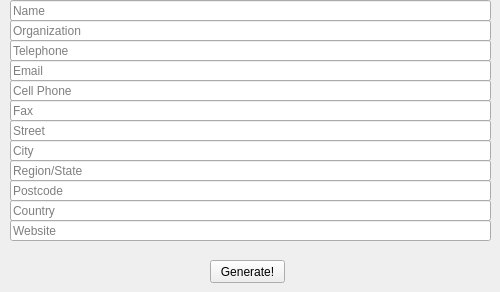
    <widget class="QWidget" name="tab_5">
     <attribute name="title">
      <string>Contact Details</string>
     </attribute>
     <widget class="QPushButton" name="generate_5">
      <property name="geometry">
       <rect>
        <x>210</x>
        <y>260</y>
        <width>75</width>
        <height>23</height>
       </rect>
      </property>
      <property name="text">
       <string>Generate!</string>
      </property>
     </widget>
     <widget class="QLineEdit" name="name">
      <property name="geometry">
       <rect>
        <x>10</x>
        <y>0</y>
        <width>481</width>
        <height>21</height>
       </rect>
      </property>
      <property name="placeholderText">
       <string>Name</string>
      </property>
     </widget>
     <widget class="QLineEdit" name="org">
      <property name="geometry">
       <rect>
        <x>10</x>
        <y>20</y>
        <width>481</width>
        <height>21</height>
       </rect>
      </property>
      <property name="placeholderText">
       <string>Organization</string>
      </property>
     </widget>
     <widget class="QLineEdit" name="tel">
      <property name="geometry">
       <rect>
        <x>10</x>
        <y>40</y>
        <width>481</width>
        <height>21</height>
       </rect>
      </property>
      <property name="placeholderText">
       <string>Telephone</string>
      </property>
     </widget>
     <widget class="QLineEdit" name="email">
      <property name="geometry">
       <rect>
        <x>10</x>
        <y>60</y>
        <width>481</width>
        <height>21</height>
       </rect>
      </property>
      <property name="placeholderText">
       <string>Email</string>
      </property>
     </widget>
     <widget class="QLineEdit" name="cell">
      <property name="geometry">
       <rect>
        <x>10</x>
        <y>80</y>
        <width>481</width>
        <height>21</height>
       </rect>
      </property>
      <property name="placeholderText">
       <string>Cell Phone</string>
      </property>
     </widget>
     <widget class="QLineEdit" name="fax">
      <property name="geometry">
       <rect>
        <x>10</x>
        <y>100</y>
        <width>481</width>
        <height>21</height>
       </rect>
      </property>
      <property name="placeholderText">
       <string>Fax</string>
      </property>
     </widget>
     <widget class="QLineEdit" name="street">
      <property name="geometry">
       <rect>
        <x>10</x>
        <y>120</y>
        <width>481</width>
        <height>21</height>
       </rect>
      </property>
      <property name="placeholderText">
       <string>Street</string>
      </property>
     </widget>
     <widget class="QLineEdit" name="city">
      <property name="geometry">
       <rect>
        <x>10</x>
        <y>140</y>
        <width>481</width>
        <height>21</height>
       </rect>
      </property>
      <property name="placeholderText">
       <string>City</string>
      </property>
     </widget>
     <widget class="QLineEdit" name="region">
      <property name="geometry">
       <rect>
        <x>10</x>
        <y>160</y>
        <width>481</width>
        <height>21</height>
       </rect>
      </property>
      <property name="placeholderText">
       <string>Region/State</string>
      </property>
     </widget>
     <widget class="QLineEdit" name="postcode">
      <property name="geometry">
       <rect>
        <x>10</x>
        <y>180</y>
        <width>481</width>
        <height>21</height>
       </rect>
      </property>
      <property name="placeholderText">
       <string>Postcode</string>
      </property>
     </widget>
     <widget class="QLineEdit" name="country">
      <property name="geometry">
       <rect>
        <x>10</x>
        <y>200</y>
        <width>481</width>
        <height>21</height>
       </rect>
      </property>
      <property name="placeholderText">
       <string>Country</string>
      </property>
     </widget>
     <widget class="QLineEdit" name="url">
      <property name="geometry">
       <rect>
        <x>10</x>
        <y>220</y>
        <width>481</width>
        <height>21</height>
       </rect>
      </property>
      <property name="placeholderText">
       <string>Website</string>
      </property>
     </widget>
    </widget>
